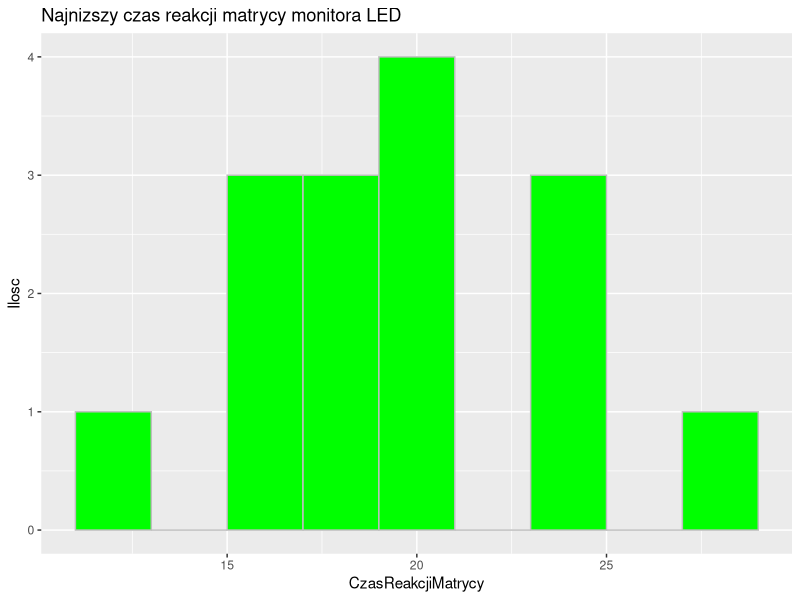
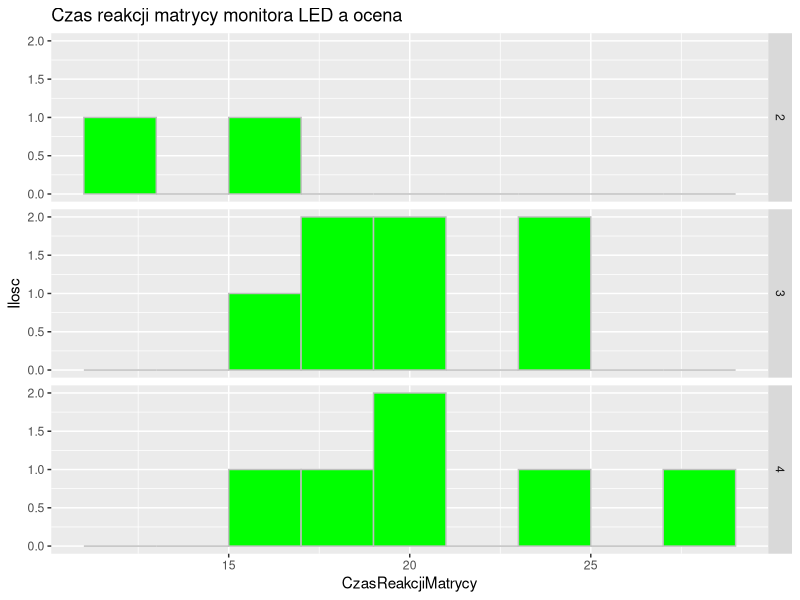

Generate these figures, in order, with R:
#install.packages("ggplot2")
library("ggplot2")

df <- as.data.frame(matrix(c(27.6, 26.2, 19.6, 19.2, 20.6, 22.8, 18.8, 27.9, 20.6, 24.6, 10.0, 21.0, 21.2, 36.1, 16.6,
                             130, 98, 75, 98, 98, 111, 98, 87, 98, 98, 56, 98, 98, 211, 64,
                             17, 18, 28, 21, 24, 24, 20, 16, 24, 16, 20, 20, 18, 12, 19,
                             3399, 2099, 899, 1399, 1799, 1199, 1699, 1999, 2199, 2099, 890, 1899, 1799, 3449, 1198), 15, 4))
labels <- c("1", "2", "3", "4", "5")
result <- c(2, 3, 4, 4, 3, 4, 4, 3, 3, 4, 3, 3, 4, 2, 3)
factors <- factor(result, labels)
df <- cbind(df, factors)
colnames(df) <- c("Matryca", "JasnoscEkranu", "CzasReakcjiMatrycy", "Cena", "Ocena")

histogram <- ggplot(df, aes(CzasReakcjiMatrycy))

histogram <- histogram + geom_histogram(binwidth=2, color="grey", fill="green")
histogram <- histogram + labs(x="CzasReakcjiMatrycy", y="Ilosc") + ggtitle("Najnizszy czas reakcji matrycy monitora LED")
histogram

histogram.facets <- histogram+facet_grid(Ocena~.)+ggtitle("Czas reakcji matrycy monitora LED a ocena")
histogram.facets #vertically